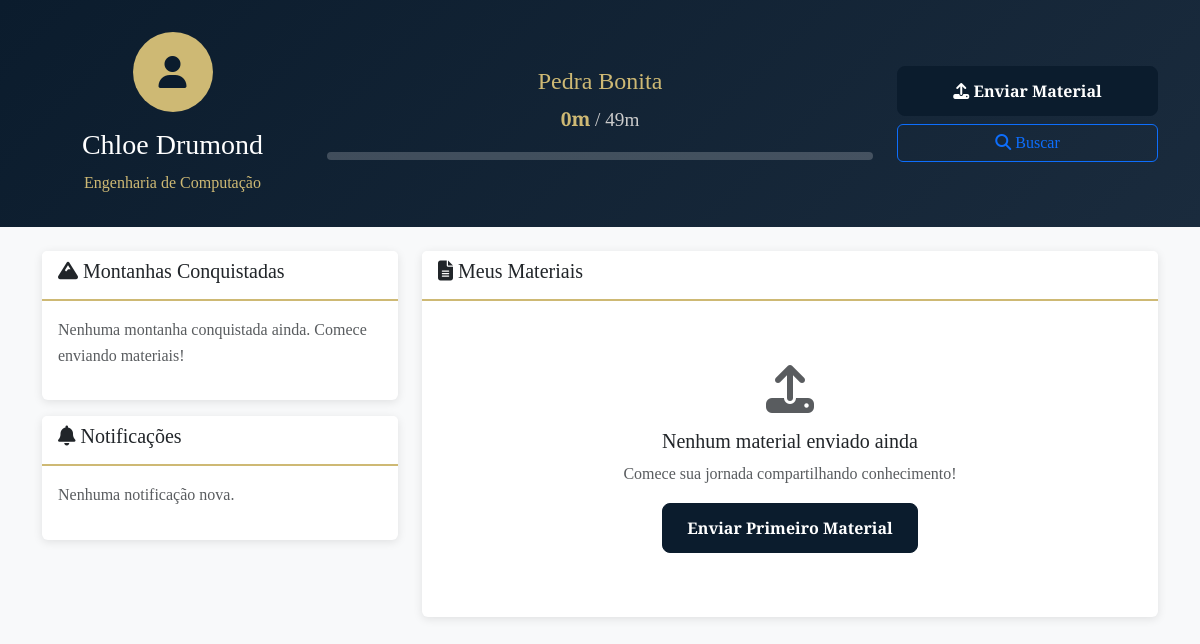
/perfil/ (signed in), run on an earlier commit of the app's database.
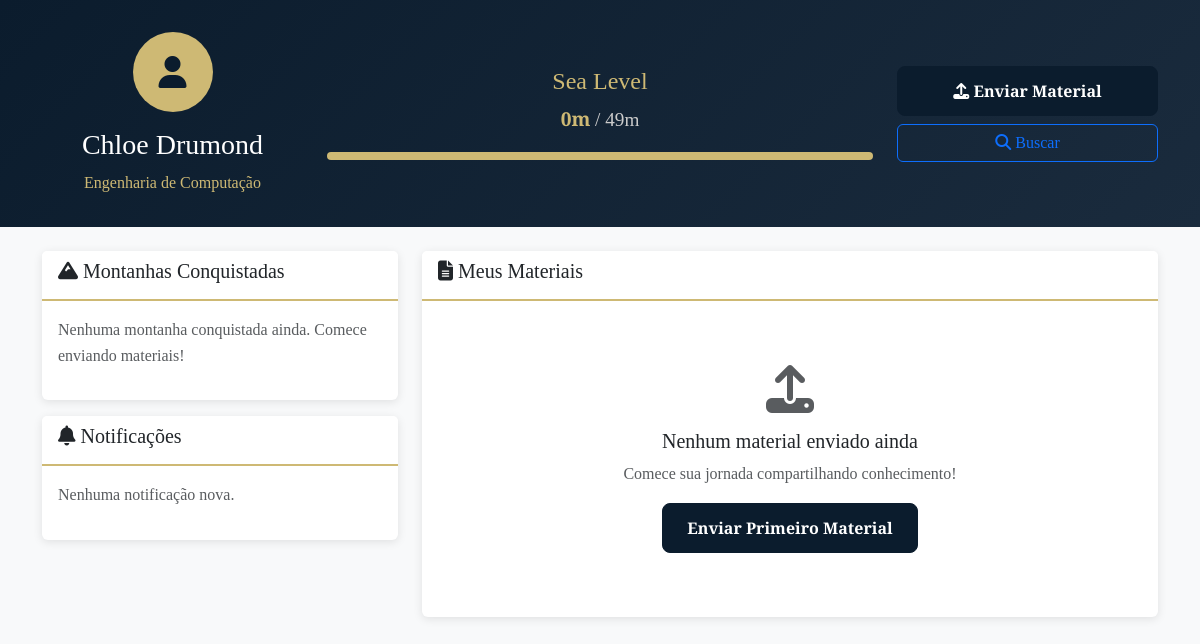
And on a later commit of the database.
### materials/models.py (models this page shows, shortened)
class UserProfile(models.Model):
    user = models.OneToOneField(User, on_delete=models.CASCADE, related_name='profile')
    curso = models.CharField(max_length=100, verbose_name="Curso")
    altitude_total = models.IntegerField(default=0, verbose_name="Altitude Total")
    montanha_atual = models.ForeignKey(
        MountainLevel,
        on_delete=models.SET_NULL,
        null=True,
        blank=True,
        verbose_name="Montanha Atual"
    )
    montanhas_conquistadas = models.ManyToManyField(
        MountainLevel,
        through='MountainAchievement',
        related_name='conquistadores',
        verbose_name="Montanhas Conquistadas"
    )
    created_at = models.DateTimeField(auto_now_add=True)
    updated_at = models.DateTimeField(auto_now=True)
    class Meta:
        verbose_name = "Perfil do Usuário"
        verbose_name_plural = "Perfis dos Usuários"

class MountainLevel(models.Model):
    name = models.CharField(max_length=100, verbose_name="Nome da Montanha")
    min_altitude = models.IntegerField(verbose_name="Altitude Mínima")
    max_altitude = models.IntegerField(verbose_name="Altitude Máxima")
    description = models.TextField(blank=True, verbose_name="Descrição")
    image = models.ImageField(upload_to='mountains/', blank=True, null=True, verbose_name="Imagem")
    class Meta:
        verbose_name = "Nível de Montanha"
        verbose_name_plural = "Níveis de Montanha"
        ordering = ['min_altitude']

### materials/views.py (the view)
# urls.py: path('perfil/', views.perfil, name='perfil'),
@login_required
def perfil(request):
    profile = request.user.profile
    materiais_usuario = Material.objects.filter(autor=request.user).order_by('-data_upload')[:5]
    notificacoes = Notificacao.objects.filter(usuario=request.user, lida=False)[:5]
    conquistas = MountainAchievement.objects.filter(user_profile=profile).order_by('-achieved_at')
    progresso = 0
    if profile.montanha_atual:
        range_atual = profile.montanha_atual.max_altitude - profile.montanha_atual.min_altitude
        progresso_atual = profile.altitude_total - profile.montanha_atual.min_altitude
        progresso = (progresso_atual / range_atual) * 100 if range_atual > 0 else 100
    context = {
        'profile': profile,
        'materiais_usuario': materiais_usuario,
        'notificacoes': notificacoes,
        'conquistas': conquistas,
        'progresso': min(progresso, 100),
    }
    return render(request, 'materials/perfil.html', context)

### templates/materials/perfil.html (shortened to what the changed rows need)
{% extends 'base.html' %}
{% load static %}
{% block body_class %}perfil-body{% endblock %}
{% block content %}
<div class="perfil-container">
    <div class="perfil-header">
        <div class="container">
            <div class="row align-items-center">
                <div class="col-md-3 text-center">
                    <div class="avatar-section">
                        <div class="user-avatar">
                            <i class="fas fa-user"></i>
                        </div>
                        <h3 class="user-name">{{ user.get_full_name }}</h3>
                        <p class="user-course">{{ profile.curso }}</p>
                    </div>
                </div>
                <div class="col-md-6">
                    <div class="mountain-progress">
                        <h4 class="current-mountain">
                            {% if profile.montanha_atual %}
                                {{ profile.montanha_atual.name }}
                            {% else %}
                                Pedra Bonita
                            {% endif %}
                        </h4>
                        <div class="altitude-info">
                            <span class="altitude">{{ profile.altitude_total }}m</span>
                            <span class="next-goal">
                                {% if profile.montanha_atual %}
                                    / {{ profile.montanha_atual.max_altitude }}m
                                {% else %}
                                    / 49m
                                {% endif %}
                            </span>
                        </div>
                        <div class="progress-bar">
                            <div class="progress-fill" style="width: {{ progresso }}%"></div>
                        </div>
                    </div>
                </div>
            </div>
        </div>
    </div>
</div>
{% endblock %}

What changed in the data, as far as the page shows it:
changed UserProfile "Engenharia de Computação": montanha_atual.name (not shown) → "Sea Level"; montanha_atual.max_altitude (not shown) → "49"
Also different on the page:
text no longer shown: "Pedra Bonita / 49m"
text now shown: "/ m"
